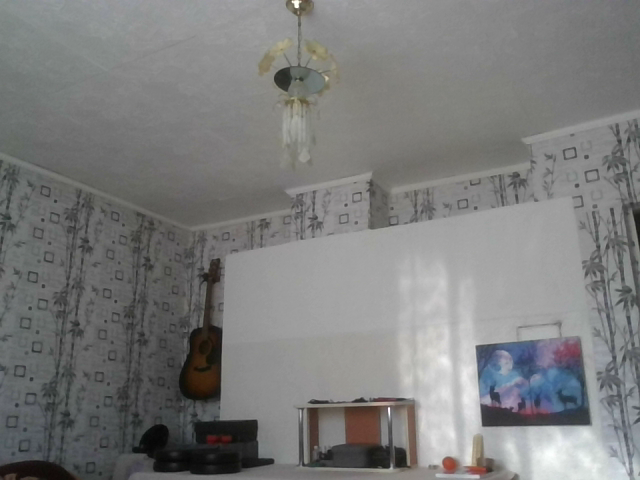
#> input picture image_processing/files/img_1.png, 640 x 480 px, given in place of img_1.jpg, which was not available
$ python 12_stereo_depth.py
#> lines starting #> are read from the running program, lines starting #| are printed output that depends on the picture; pictures that were not available may be replaced by others from this repository, and a replacement may not be noted
import cv2 as cv
import numpy as np
import matplotlib.pyplot as plt

image_path = "image_processing_examples/files/stereo_depth/"


img1 = cv.imread(image_path + 'img_1.jpg', cv.IMREAD_GRAYSCALE)
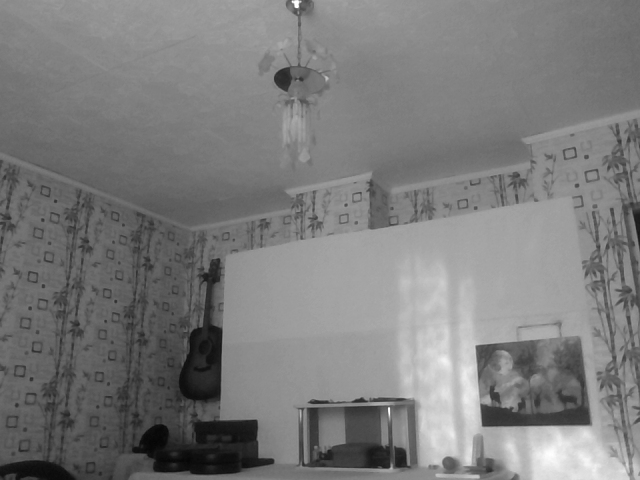
#> img1: shape (480, 640); min 6, max 255, mean 123.6
img2 = cv.imread(image_path + 'img_2.jpg', cv.IMREAD_GRAYSCALE)
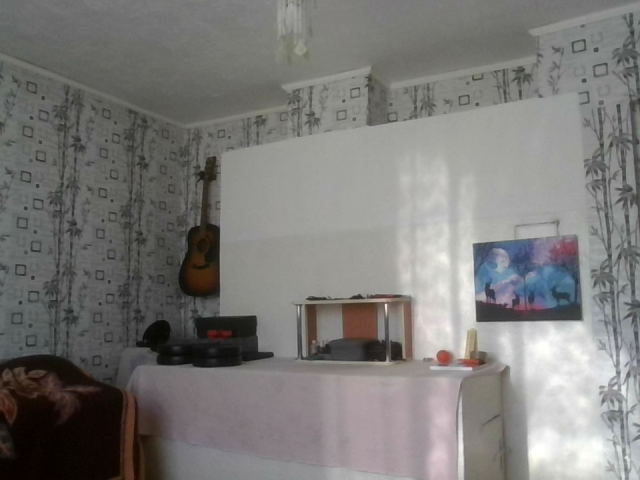
#> input picture image_processing/files/img_2.png, 640 x 480 px, given in place of img_2.jpg, which was not available
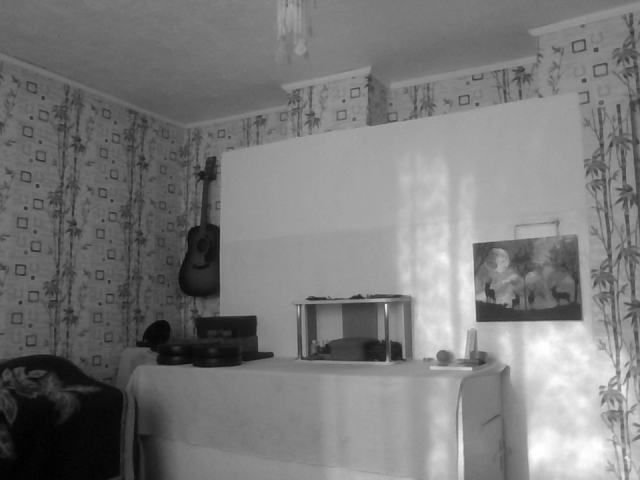
#> img2: shape (480, 640); min 1, max 255, mean 121.6
if img1 is None or img2 is None:
    raise ValueError("Could not open or find the image!")

# Use this only for photos taken with stereo fixed camera

# stereo = cv.StereoBM.create(numDisparities=16, blockSize=15)
stereo = cv.StereoSGBM.create(minDisparity=0, numDisparities=14, blockSize=15)

disparity = stereo.compute(img1, img2)
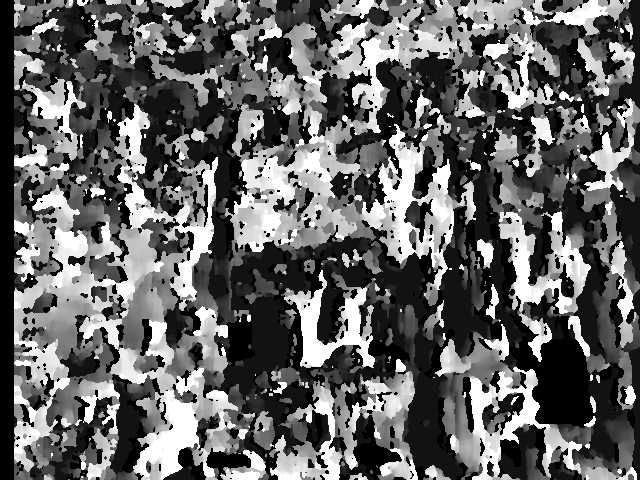
#> disparity: shape (480, 640) int16; min -16, max 208, mean 72.7; drawn with min black and max white

plt.imshow(disparity,'gray')
plt.show()
